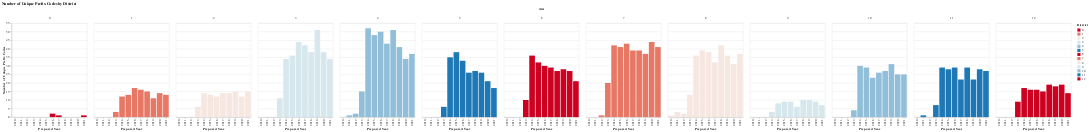

Notebook code for this chart:
### Code cell
chart = alt.Chart(dist_years2).mark_bar().encode(
        # x='prepared_y:O',
        # y='n_agency_unique:Q',
        #color='dist:N',
        column='dist:N',
        x=alt.X('prepared_y:O', title='Prepared Year'),
        y=alt.Y('n_prefix_unique:Q', title='Number of Unique Prefix Codes'),
        color = alt.Color("dist:N", 
                              scale=alt.Scale(
                                  range=altair_utils.FIVETHIRTYEIGHT_DIVERGING_COLORS),  
                               legend=alt.Legend(title="District"
                              )
                              )).properties( 
                       title="Number of Unique Prefix Codes by District")

chart

### Figure 1 — Vega-Lite specification as saved in the notebook (floating-point values rounded to 4 significant figures)
{"usermeta": {"embedOptions": {"theme": "fivethirtyeight"}}, "config": {"view": {"continuousWidth": 400, "continuousHeight": 300}}, "data": {"name": "data-028cdebd9003dde9ad7db7d11b8b2991"}, "mark": "bar", "encoding": {"color": {"field": "dist", "legend": {"title": "District"}, "scale": {"range": ["#cc0020", "#e77866", "#f6e7e1", "#d6e8ed", "#91bfd9", "#1d78b5"]}, "type": "nominal"}, "column": {"field": "dist", "type": "nominal"}, "x": {"field": "prepared_y", "title": "Prepared Year", "type": "ordinal"}, "y": {"field": "n_prefix_unique", "title": "Number of Unique Prefix Codes", "type": "quantitative"}}, "title": "Number of Unique Prefix Codes by District", "$schema": "https://vega.github.io/schema/vega-lite/v4.17.0.json", "datasets": {"data-028cdebd9003dde9ad7db7d11b8b2991": [{"prepared_y": 2021.0, "dist": 0, "n_prefix_unique": 1}, {"prepared_y": 2021.0, "dist": 1, "n_prefix_unique": 13}, {"prepared_y": 2021.0, "dist": 2, "n_prefix_unique": 15}, {"prepared_y": 2021.0, "dist": 3, "n_prefix_unique": 34}, {"prepared_y": 2021.0, "dist": 4, "n_prefix_unique": 37}, {"prepared_y": 2021.0, "dist": 5, "n_prefix_unique": 17}, {"prepared_y": 2021.0, "dist": 6, "n_prefix_unique": 21}, {"prepared_y": 2021.0, "dist": 7, "n_prefix_unique": 41}, {"prepared_y": 2021.0, "dist": 8, "n_prefix_unique": 37}, {"prepared_y": 2021.0, "dist": 9, "n_prefix_unique": 7}, {"prepared_y": 2021.0, "dist": 10, "n_prefix_unique": 25}, {"prepared_y": 2021.0, "dist": 11, "n_prefix_unique": 27}, {"prepared_y": 2021.0, "dist": 12, "n_prefix_unique": 14}, {"prepared_y": 2020.0, "dist": 1, "n_prefix_unique": 14}, {"prepared_y": 2020.0, "dist": 2, "n_prefix_unique": 12}, {"prepared_y": 2020.0, "dist": 3, "n_prefix_unique": 38}, {"prepared_y": 2020.0, "dist": 4, "n_prefix_unique": 34}, {"prepared_y": 2020.0, "dist": 5, "n_prefix_unique": 21}, {"prepared_y": 2020.0, "dist": 6, "n_prefix_unique": 27}, {"prepared_y": 2020.0, "dist": 7, "n_prefix_unique": 44}, {"prepared_y": 2020.0, "dist": 8, "n_prefix_unique": 31}, {"prepared_y": 2020.0, "dist": 9, "n_prefix_unique": 9}, {"prepared_y": 2020.0, "dist": 10, "n_prefix_unique": 25}, {"prepared_y": 2020.0, "dist": 11, "n_prefix_unique": 28}, {"prepared_y": 2020.0, "dist": 12, "n_prefix_unique": 19}, {"prepared_y": 2019.0, "dist": 1, "n_prefix_unique": 11}, {"prepared_y": 2019.0, "dist": 2, "n_prefix_unique": 15}, {"prepared_y": 2019.0, "dist": 3, "n_prefix_unique": 51}, {"prepared_y": 2019.0, "dist": 4, "n_prefix_unique": 41}, {"prepared_y": 2019.0, "dist": 5, "n_prefix_unique": 26}, {"prepared_y": 2019.0, "dist": 6, "n_prefix_unique": 28}, {"prepared_y": 2019.0, "dist": 7, "n_prefix_unique": 37}, {"prepared_y": 2019.0, "dist": 8, "n_prefix_unique": 36}, {"prepared_y": 2019.0, "dist": 9, "n_prefix_unique": 10}, {"prepared_y": 2019.0, "dist": 10, "n_prefix_unique": 31}, {"prepared_y": 2019.0, "dist": 11, "n_prefix_unique": 22}, {"prepared_y": 2019.0, "dist": 12, "n_prefix_unique": 18}, {"prepared_y": 2018.0, "dist": 1, "n_prefix_unique": 15}, {"prepared_y": 2018.0, "dist": 2, "n_prefix_unique": 14}, {"prepared_y": 2018.0, "dist": 3, "n_prefix_unique": 38}, {"prepared_y": 2018.0, "dist": 4, "n_prefix_unique": 51}, {"prepared_y": 2018.0, "dist": 5, "n_prefix_unique": 27}, {"prepared_y": 2018.0, "dist": 6, "n_prefix_unique": 27}, {"prepared_y": 2018.0, "dist": 7, "n_prefix_unique": 39}, {"prepared_y": 2018.0, "dist": 8, "n_prefix_unique": 42}, {"prepared_y": 2018.0, "dist": 9, "n_prefix_unique": 10}, {"prepared_y": 2018.0, "dist": 10, "n_prefix_unique": 27}, {"prepared_y": 2018.0, "dist": 11, "n_prefix_unique": 29}, {"prepared_y": 2018.0, "dist": 12, "n_prefix_unique": 19}, {"prepared_y": 2017.0, "dist": 0, "n_prefix_unique": 1}, {"prepared_y": 2017.0, "dist": 1, "n_prefix_unique": 16}, {"prepared_y": 2017.0, "dist": 2, "n_prefix_unique": 14}, {"prepared_y": 2017.0, "dist": 3, "n_prefix_unique": 42}, {"prepared_y": 2017.0, "dist": 4, "n_prefix_unique": 43}, {"prepared_y": 2017.0, "dist": 5, "n_prefix_unique": 26}, {"prepared_y": 2017.0, "dist": 6, "n_prefix_unique": 29}, {"prepared_y": 2017.0, "dist": 7, "n_prefix_unique": 39}, {"prepared_y": 2017.0, "dist": 8, "n_prefix_unique": 32}, {"prepared_y": 2017.0, "dist": 9, "n_prefix_unique": 6}, {"prepared_y": 2017.0, "dist": 10, "n_prefix_unique": 26}, {"prepared_y": 2017.0, "dist": 11, "n_prefix_unique": 22}, {"prepared_y": 2017.0, "dist": 12, "n_prefix_unique": 15}, {"prepared_y": 2016.0, "dist": 0, "n_prefix_unique": 2}, {"prepared_y": 2016.0, "dist": 1, "n_prefix_unique": 17}, {"prepared_y": 2016.0, "dist": 2, "n_prefix_unique": 12}, {"prepared_y": 2016.0, "dist": 3, "n_prefix_unique": 44}, {"prepared_y": 2016.0, "dist": 4, "n_prefix_unique": 50}, {"prepared_y": 2016.0, "dist": 5, "n_prefix_unique": 33}, {"prepared_y": 2016.0, "dist": 6, "n_prefix_unique": 30}, {"prepared_y": 2016.0, "dist": 7, "n_prefix_unique": 43}, {"prepared_y": 2016.0, "dist": 8, "n_prefix_unique": 38}, {"prepared_y": 2016.0, "dist": 9, "n_prefix_unique": 9}, {"prepared_y": 2016.0, "dist": 10, "n_prefix_unique": 23}, {"prepared_y": 2016.0, "dist": 11, "n_prefix_unique": 29}, {"prepared_y": 2016.0, "dist": 12, "n_prefix_unique": 16}, {"prepared_y": 2015.0, "dist": 1, "n_prefix_unique": 13}, {"prepared_y": 2015.0, "dist": 2, "n_prefix_unique": 13}, {"prepared_y": 2015.0, "dist": 3, "n_prefix_unique": 36}, {"prepared_y": 2015.0, "dist": 4, "n_prefix_unique": 48}, {"prepared_y": 2015.0, "dist": 5, "n_prefix_unique": 38}, {"prepared_y": 2015.0, "dist": 6, "n_prefix_unique": 32}, {"prepared_y": 2015.0, "dist": 7, "n_prefix_unique": 41}, {"prepared_y": 2015.0, "dist": 8, "n_prefix_unique": 39}, {"prepared_y": 2015.0, "dist": 9, "n_prefix_unique": 9}, {"prepared_y": 2015.0, "dist": 10, "n_prefix_unique": 29}, {"prepared_y": 2015.0, "dist": 11, "n_prefix_unique": 28}, {"prepared_y": 2015.0, "dist": 12, "n_prefix_unique": 16}, {"prepared_y": 2014.0, "dist": 1, "n_prefix_unique": 12}, {"prepared_y": 2014.0, "dist": 2, "n_prefix_unique": 14}, {"prepared_y": 2014.0, "dist": 3, "n_prefix_unique": 34}, {"prepared_y": 2014.0, "dist": 4, "n_prefix_unique": 52}, {"prepared_y": 2014.0, "dist": 5, "n_prefix_unique": 35}, {"prepared_y": 2014.0, "dist": 6, "n_prefix_unique": 36}, {"prepared_y": 2014.0, "dist": 7, "n_prefix_unique": 42}, {"prepared_y": 2014.0, "dist": 8, "n_prefix_unique": 36}, {"prepared_y": 2014.0, "dist": 9, "n_prefix_unique": 8}, {"prepared_y": 2014.0, "dist": 10, "n_prefix_unique": 30}, {"prepared_y": 2014.0, "dist": 11, "n_prefix_unique": 29}, {"prepared_y": 2014.0, "dist": 12, "n_prefix_unique": 17}, {"prepared_y": 2013.0, "dist": 1, "n_prefix_unique": 3}, {"prepared_y": 2013.0, "dist": 2, "n_prefix_unique": 6}, {"prepared_y": 2013.0, "dist": 3, "n_prefix_unique": 11}, {"prepared_y": 2013.0, "dist": 4, "n_prefix_unique": 15}, {"prepared_y": 2013.0, "dist": 5, "n_prefix_unique": 6}, {"prepared_y": 2013.0, "dist": 6, "n_prefix_unique": 10}, {"prepared_y": 2013.0, "dist": 7, "n_prefix_unique": 20}, {"prepared_y": 2013.0, "dist": 8, "n_prefix_unique": 13}, {"prepared_y": 2013.0, "dist": 9, "n_prefix_unique": 3}, {"prepared_y": 2013.0, "dist": 10, "n_prefix_unique": 4}, {"prepared_y": 2013.0, "dist": 11, "n_prefix_unique": 7}, {"prepared_y": 2013.0, "dist": 12, "n_prefix_unique": 9}, {"prepared_y": 2012.0, "dist": 4, "n_prefix_unique": 2}, {"prepared_y": 2012.0, "dist": 7, "n_prefix_unique": 1}, {"prepared_y": 2012.0, "dist": 8, "n_prefix_unique": 2}, {"prepared_y": 2011.0, "dist": 4, "n_prefix_unique": 1}, {"prepared_y": 2011.0, "dist": 8, "n_prefix_unique": 3}, {"prepared_y": 2011.0, "dist": 11, "n_prefix_unique": 1}, {"prepared_y": 2010.0, "dist": 8, "n_prefix_unique": 1}]}}
